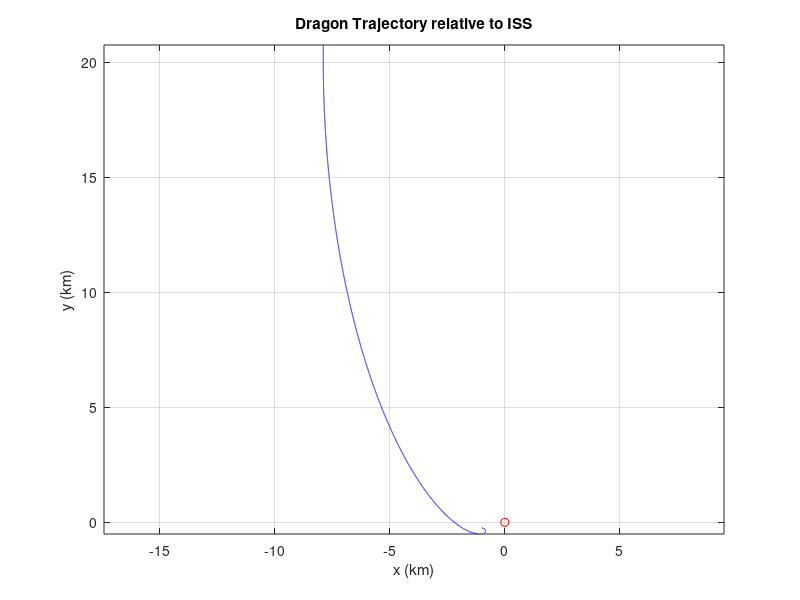

This chart was generated by the following MATLAB code: (Note: this script raises an error after producing the figure.)
% ASEN 6015
% MIDTERM EXAM
% Nicole James
% 10/10/24

% Q1
clear
clc
close all
% constants
mu = 3.986004418e5;
a = 3728;           % semi-major axis of ISS
n = sqrt(mu/a^3);   %  mean motion of ISS
dt = 0.1;           % timestep 

tsim = 0:dt:60*21;   

% function signatures

% STMs for the Clohessy-Wiltshire equations
Phirr = @(t) [4-3*cos(n*t), 0;
                6*(sin(n*t)-n*t), 1];
Phirv = @(t) [sin(n*t)/n, 2*(1-cos(n*t))/n;
                2*(cos(n*t) -1)/n, (4*sin(n*t) - 3*n*t)/n];
Phivr = @(t) [3*n*sin(n*t), 0;
                6*n*(cos(n*t)-1), 0];
Phivv = @(t) [cos(n*t), 2*sin(n*t);
                -2*sin(n*t), 4*cos(n*t)-3];

PHI = @(t)[Phirr(t) Phirv(t);
            Phivr(t) Phivv(t)];

%initial conditions
x0 = -1.0;
y0 = -0.25
xdot0 = 0.003;
ydot0 = -0.0005;

% final conditions
xf = -0.25 ;
yf = 0. ;
xdotf = 0.0002 ;
ydotf = 0. ;
Xf = [xf; yf; xdotf; ydotf];

r0 = [x0;y0];
v0 = [xdot0;ydot0];
rf = [xf;yf];
vf = [xdotf;ydotf];


% xddot - 2*n*ydot - 3*n^2*x = ux
% yddot + 2*n*xdot = uy
% X = [x; y; xdot; ydot]
% x_hat in r_hat direction; y_hat in v_hat direction
% u = [ux; uy]

X0 = [x0; y0; xdot0; ydot0];
u0 = [0;0;]

A = [0 0 1 0;
     0 0 0 1;
     3*n^2 0 0 2*n;
     0 0 -2*n 0];

B = [0 0; 
    0 0;
    1 0;
    0 1];

F = eye(4) + A*dt;
G = B*dt;
%u = zeros(2, length(t));

dx = zeros(4,length(tsim));    % perturbation state vector

i=0;
% start loop
for t = tsim
    i = i+1;
    Xdyn(i,:) = Phirr(t)*r0 + Phirv(t)*v0;
    Vdyn(i,:) = Phivr(t)*r0 + Phivv(t)*v0;
    r(i) = norm(Xdyn(i,:));
end

figure(1)
% plot red circle at origin
plot(0,0,'ro')
hold on
plot(Xdyn(:,1),Xdyn(:,2),'Color','blue')
title('Dragon Trajectory relative to ISS')
xlabel('x (km)'), ylabel('y (km)')
axis equal
grid on
hold off


% U = zeros(2, length(t));
% X(:,1) = X0;
% U(:,1) = u0;
% r(1) = sqrt(x0^2 + y0^2);
% for i = 1:length(t)-1
%     dx(:,i) = A * X(:,i) + B * U(:,i);
%     X(:,i+1) = X(:,i) + dx(:,i)*dt;
%     r(i+1) = sqrt(X(1,i+1)^2 + X(2,i+1)^2);
% end
% 
% rmin= min(r)   % r_min = 0.4114 km
% tmin = tsim(find(r==rmin))    

% Plot
% figure(1);
% yyaxis left;
% plot(t, X(1,:),t,X(2,:));
% title('Total States vs. Time');
% ylabel('x (km)');
% grid on;
% xlabel('Time (s)');
% ylabel('Distance (km)')
% yyaxis right;
% plot(t, X(3,:),t,X(4,:));
% ylabel('Velocity (m/s)');
% legend('$x(t) (km)$','$y(t) (km)$','$\dot{x}(t) (m/s)$','$\dot{y}(t) (m/s)$','Location','best','Interpreter','latex');
% % grid on;
% 
% figure(2)
% plot(X(1,:),X(2,:))
% title('Dragon Trajectory (ISS at origin) [7 min duration]')
% xlabel('x (km)')
% ylabel('y (km)')
%  xlim([-2.4 0]);
% % ylim([-0.6 0.6]);
% grid on;

% Q2

% calculate nominal trajectory (ProNav)

% delXnom = Xf - X0;  % delta states
% vgonom = [delXnom(3), delXnom(4)]';  % velocity to go
% 
% % Calculate relative dynamics using phi
% theta0 = atan2(y0,x0);
% 
% 
% % initial burn at t = ti
% deltaV1 = -inv(Phirv(tsim(2)))*(rf-Phirr(tsim(2))*r0) - v0
% % 
% deltaV2 = -(Phivr(t(end))-Phivv(t(end))*inv(Phirv(t(end))*Phirr(t(end))))*r0
% 
% 
% figure(3)
% % plot red circle at origin
% plot3(0,0,0,'ro')
% hold on
% 
% 
% U = zeros(2, length(tsim));
% X(:,1) = X0;
% U(:,1) = deltaV1;
% U(:,1200/dt) = deltaV2;
% r(1) = sqrt(x0^2 + y0^2);
% for i = 1:length(tsim)-1
%     dx(:,i) = A * X(:,i) + B * U(:,i);
%     X(:,i+1) = X(:,i) + dx(:,i)*dt;
%     r(i+1) = sqrt(X(1,i+1)^2 + X(2,i+1)^2);
% end
% figure(4)
% plot(0,0,'ro')
% hold on;
% plot(X(1,:),X(2,:))
% title('Dragon Trajectory')
% xlabel('x (km)')
% ylabel('y (km)')
% % xlim([-2.4 0]);
% % ylim([-0.6 0.6]);
% grid on;
% hold off;


% optimal control

R = [1 0;
    0 1];
Q = zeros(4);

Astar = [A B*B';zeros(4) -A'];
% k0 = zeros(4);
 tbw = flip(tsim);
% % [tout,kout] = ode45(@(t,k) Kdot(A,B,k),tbw,k0); % find history of K
% % kout = reshape(kout.',4,4,[]);
% 


K0 = zeros(4);

[tkout,kout] = ode45(@(t,k) Kdot(k,A,B),tbw,K0); % find history of K
xstar(:,1) = x0;
kout = reshape(kout.',4,4,[]);
tkout = flip(tkout);

for i = 1:length(tkout)
    k = kout(:,:,length(tkout)+1-i);
    ustar = -B'*k;
    xdotstar(:,i) = A*xstar(:,i) + B*ustar*xstar(:,i);
    xstar(:,i+1) = xstar(:,i) + xdotstar(:,i)*dt;
 %   ystar(i) = C * xstar(:,i);
    % calculate cost ... 
end





function dy = chworbit(y,n,u)
    dy=zeros(4,1);

    dy(1)=y(3);
    dy(2)=y(4)
    dy(3)=2*n*y(4)+3*n^2*y(1) + u(1);
    dy(4)=-2*n*y(3) + u(2);
end

function dk = Kdot(K,A,B)
    k = reshape(K,size(A));
    kdot = -k*A + k*B*B'*k - A'*k;
    dk = kdot(:);
end

%%
% Constants
% vm = 3000;      % Missile velocity (ft/s)
% vt = 1000;      % Target velocity (ft/s)
% R0 = 40000;     % Initial range (ft)
% 
% for N = Nvalues
%     % Initial conditions
%     xm(1,N-2) = x0;        % Dragon initial x position (ft)
%     ym(1,N-2) = y0;        % Dragon initial y position (ft)
%     xt(1,N-2) = 0;       % ISS initial x position (ft)
%     yt(1,N-2) = 0;        % ISS initial y position (ft)
%     beta = 0;             % Target FPA
%     i = 1;
% 
%     % Target velocity components
%     Vtx(i,N-2) = -vt*cos(beta);
%     Vty(i,N-2) = vt*sin(beta);
% 
%     % Relative positions
%     Rx(i,N-2) = xt(i,N-2) - xm(i,N-2);
%     Ry(i,N-2) = yt(i,N-2) - ym(i,N-2);
%     R(i,N-2) = sqrt(Rx(i,N-2)^2 + Ry(i,N-2)^2);
% 
%     % calculate angles
%     lambda = atan2(Ry(i,N-2),Rx(i,N-2));
%     L = asin(vt*sin(beta+lambda)/vm);  
%     theta = lambda + L;
% 
%     % mission velocity
%     Vmx(i,N-2) = vm*cos(theta + he);
%     Vmy(i,N-2) = vm*sin(theta + he);
%     Vx = Vtx(i,N-2) - Vmx(i,N-2);     % relative velocity, x_hat
%     Vy = Vty(i,N-2) - Vmy(i,N-2);     % relative velocity, y_hat
%     Vc = -(Rx(i,N-2)*Vx + Ry(i,N-2)*Vy)/R(i,N-2);  % closing velocity
%     lambdad = (Rx(i,N-2)*Vy-Ry(i,N-2)*Vx)/(R(i,N-2)^2);
%     tgo = R(i,N-2)/Vc;
%     ZEM(i,N-2) = Vc * tgo;
% 
%     T(i,N-2) = 0;
%     while Vc > 0
%         % Simulation loop for different guidance laws and initial conditions       
%         i= i+1;
%         if Vc <=1000
%             dt = dtfine;
%         end
%         if augmented
%             nc(i,N-2) = N*Vc*lambdad + 0.5*N*nt;
%         else
%             nc(i,N-2) = N*Vc*lambdad;
%         end
%         % acceleration components
%         amx = -nc*sin(lambda);
%         amy = nc*cos(lambda);
% 
%         betad = nt/vt;
%         beta = beta + dt*betad;
%         Vtx(i,N-2) = -vt*cos(beta);
%         Vty(i,N-2) = vt*sin(beta);  
%         Vmx(i,N-2) = Vmx(i-1,N-2) + dt*amx(i,N-2);
%         Vmy(i,N-2) = Vmy(i-1,N-2) + dt*amy(i,N-2);
% 
%         xt(i,N-2) = xt(i-1) + dt*Vtx(i,N-2);
%         yt(i,N-2) = yt(i-1) + dt*Vty(i,N-2);
%         xm(i,N-2) = xm(i-1,N-2) + dt*Vmx(i,N-2);
%         ym(i,N-2) = ym(i-1,N-2) + dt*Vmy(i,N-2);
%         Rx(i,N-2) = xt(i,N-2) - xm(i,N-2);
%         Ry(i,N-2) = yt(i,N-2) - ym(i,N-2);
%         R(i,N-2) = sqrt(Rx(i,N-2)^2 + Ry(i,N-2)^2);
%         Vx = Vtx(i,N-2) - Vmx(i,N-2);
%         Vy = Vty(i,N-2) - Vmy(i,N-2);
%         lambda = atan2(Ry(i,N-2),Rx(i,N-2));
%         lambdad = (Rx(i,N-2)*Vy-Ry(i,N-2)*Vx)/(R(i,N-2)^2);
%         T(i,N-2) = T(i-1,N-2) + dt;
%         % Calculate closing velocity
%         Vc = -(Rx(i,N-2)*Vx + Ry(i,N-2)*Vy)/R(i,N-2);     
%         tgo = R(i)/Vc;
%         ZEM(i,N-2) = tgo * (Rx(i)*Vy - Ry(i)*Vx)/R(i);
%         end 
% end
% 
% output=[T,xm,ym,xt,yt,nc];
% 
% 

%%

% Calculate perturbation vector
% Initialize perturbation state
% dx(:, 1) = [0, 0.075, 0, -0.021]';
% 
% dx(:,1) = [0; 0; 0; 0];
% % Compute perturbation states over time
% for i = 2:length(t)
%     dx(:, i) = F*dx(:,i-1) + G*u(:, i); 
% end
% 
% 
% 
% Atilde = [0 1 0 0 ; 2*mu/r0^3 0 0 0 ; 0 0 0 1; 0 0 -mu/r0^3 0];
% B = [0 0; 1 0; 0 0; 0 1];
% F = eye(4) + Atilde*dt;
% G = dt * B; 
% 
% % % Preallocate time and perturbation state vectors
% % %t = 0:dt:2*pi/omegaE/4; % Time vector (s)
% % t = 0:dt:14000;
% % dx = zeros(4, length(t)); % Perturbation state vector
% % % Define nominal state and control input over time
% % xnom = [r0*ones(1, length(t)); % x value (km)
% %     zeros(1, length(t)); % x velocity (km/s)
% %     zeros(1, length(t)); % y value (rad)
% %     y0dot*ones(1, length(t))]; % y velocity (rad/s)
% % u = zeros(2, length(t));
% % % Initialize perturbation state
% % dx(:, 1) = [0,0.75,0,-0.021];
% % % Compute perturbation states over time
% % for i = 2:length(ghjny8ttvy )
% %     dx(:, i) = F*dx(:, i - 1) + G*u(:, i);
% % end
% % % Compute total states over time
% 
% 
% x0 = 6678;
% y0 = 0;
% r0 = sqrt(x0^2+y0^2);
% x0dot = 0;
% y0dot = r0 * sqrt(mu/r0^3);
% omega = sqrt(mu/r0^3); % angular velocity of satellite
% % Atilde is time varying so need to create paramaterized variable.... 
% % -- pass in r and t (r0 for nominal)
% % Atilde = [0 1 0 0; 
% %     mu*(2*(cos(omega*t))^2-(sin(omega*t))^2)/r^3 0 3*mu*sin(omega*t)*cos(omega*t)/r^3 0;
% %     0 0 0 1;
% %     3*mu*sin(omega*t)*cos(omega*t)/r^3 0 mu*(2*(sin(omega*t)^2 -(cos(omega*t))^2))/r^3 0];
% A0 = [0 1 0 0 ; 2*mu/r0^3 0 0 0 ; 0 0 0 1; 0 0 -mu/r0^3 0];
% B = [0 0; 1 0; 0 0; 0 1];
% F = eye(4) + Atilde*dt; % pass in r and t to Atilde... 
% G = dt * B; 
% 
% % Define nonlinear model as anonymous function
% pert = [0, 0.075, 0, -0.021]'; % perturbation 
% xdot = @(x, u) [x(2);
%     -mu*x(1)/sqrt((x(1)^2+x(3)^2)^3) + u(1);
%     x(4);
%     -mu*x(3)/sqrt((x(1)^2+x(3)^2)^3) + u(2)];
% % Define initial total state
% X0 = [x0, x0dot, y0, y0dot]' +  pert; 
% % 
% % Define wrapper function for use in ODE45
% xdotwrap = @(t, x) xdot(x, [0; 0]);
% % Compute total state using ODE45
% options = odeset('RelTol', 1e-12); % Set ODE45 options
% [tout, xnl] = ode45(xdotwrap, t, X0, options);
% xnl = xnl'; % Take transpose so that dimensions match with xnom
% 
% % Plot
% figure;
% subplot(4, 1, 1);
% plot(t, xnl(1, :));
% title('Total States vs. Time, Nonlinear Dynanmics - ODE45');
% ylabel('x (km)');
% grid on;
% subplot(4, 1, 2);
% plot(t, xnl(2, :));
% ylabel('\deltax (km/s)');
% grid on;
% subplot(4, 1, 3);
% plot(t, xnl(3, :));
% ylabel('y (km)');
% grid on;
% subplot(4, 1, 4);
% plot(t, xnl(4, :));
% ylabel('\deltay (km/s)');
% xlabel('Time t (s)');
% grid on;
% % end of NL simulation
% 
% % % linearized nominal simulation
% % Define nominal state and control input over time
% dx = zeros(4, length(t)); % Perturbation state vector
% theta = omega * t;
% xnom = r0*cos(omega * t);
% ynom = r0*sin(omega * t);
% xdotnom = -r0 * omega * sin(omega * t);
% ydotnom = r0 * omega * cos(omega * t);
% 
% u = zeros(2, length(t));
% % Initialize perturbation state
% dx(:, 1) = [0, 0.075, 0, -0.021]';
% % Compute perturbation states over time
% for i = 2:length(t)
%     dx(:, i) = F*dx(:, i - 1) + G*u(:, i); % need to pass in r and t to Atilde...
% end
% 
% % Compute total states over time
% x = xnom + dx;
% 
% % Plot
% figure;
% subplot(4, 1, 1);
% plot(t, x(1, :));
% title('Total States vs. Time, Linearized DT SS Model');
% ylabel('x (km)'); ylim([-7000, 7000])
% grid on;
% subplot(4, 1, 2);
% plot(t, x(2, :));
% ylabel('\deltax (km/s)');
% grid on;
% subplot(4, 1, 3);
% plot(t, x(3, :));
% ylabel('y (km)');
% grid on;
% subplot(4, 1, 4);
% plot(t, x(4, :));
% ylabel('\deltay (km/s)');
% xlabel('Time t (s)');
% grid on;
% 
% figure;
% subplot(4, 1, 1);
% plot(t, x(1, :) - xnl(1, 1:length(t)));
% title('State Error vs. Time, Linearized DT SS Model vs. ODE45');
% ylabel('x (km)');
% grid on;
% subplot(4, 1, 2);
% plot(t, x(2, :) - xnl(2, 1:length(t)));
% ylabel('dx (km/s)');
% grid on;
% subplot(4, 1, 3);
% plot(t, x(3, :) - xnl(3, 1:length(t)));
% ylabel('y (km)');
% grid on;
% subplot(4, 1, 4);
% plot(t, x(4, :) - xnl(4, 1:length(t)));
% ylabel('dy (km/s)');
% xlabel('Time t (s)');
% grid on
